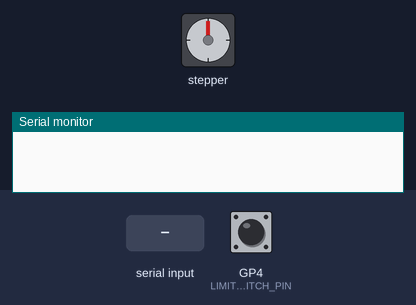
The sketch below on a simulated Raspberry Pi Pico. Parts: stepper motor, the last lines printed to the serial monitor. The inputs (shaded band) are chosen by the test bench; at power-on: GP4 (LIMIT_SWITCH_PIN) HIGH. Stepper angles assume 200 steps per turn.

Above: at 1.2 s.
1.3 s: "HOME\n" received over Serial
At 1.8 s:
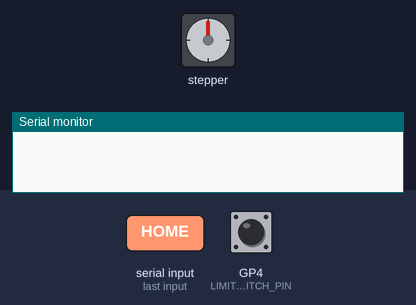
4.3 s: GP4 (LIMIT_SWITCH_PIN) pulled LOW for 0.15 s
5.9 s: "HOME\n" received over Serial
At 6.8 s:
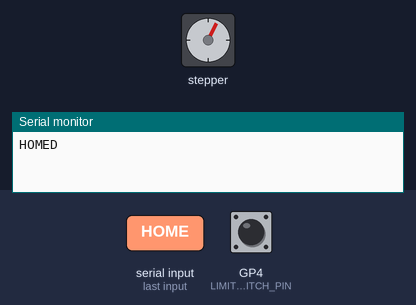
8.9 s: GP4 (LIMIT_SWITCH_PIN) pulled LOW for 1 s
11.4 s: "HOME\n" received over Serial
At 12.0 s:
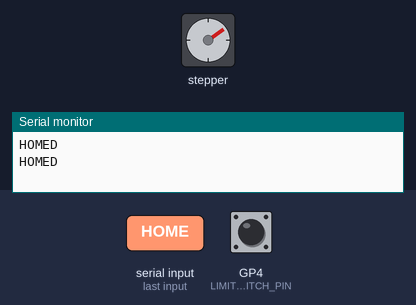
14.4 s: GP4 (LIMIT_SWITCH_PIN) pulled LOW for 3.2 s
Timing chart, 0 to 17.4 s (numbered marks = the images above; inputs shaded):
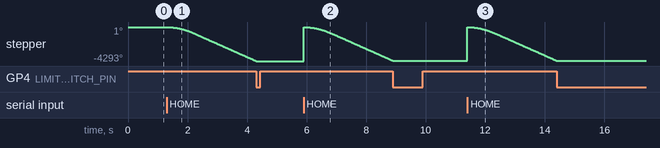

The sketch:

motor_stepper_24.ino
```cpp
// snippet: motor_stepper_24
// tags: motor, stepper, direction, accelstepper
// not-tags: 28byj48, uln2003, 4wire, 2048
// boards: avr, esp32, megaavr, nano33iot, romi32u4, rp2040
// library: AccelStepper
// description: Stepper homing: AccelStepper on step=2, dir=3
// prompts: stepper, homing, accelstepper=2, dir=3, limit
// verified: compile-only
// source: kd-generated (id 24)
// exact-include: AccelStepper.h

#include <AccelStepper.h>

AccelStepper stepper(AccelStepper::DRIVER, 2, 3);
const int LIMIT_SWITCH_PIN = 4;

void setup() {
  Serial.begin(9600);
  pinMode(LIMIT_SWITCH_PIN, INPUT_PULLUP);
  stepper.setMaxSpeed(1000);
  stepper.setAcceleration(500);
}

void loop() {
  if (Serial.available() > 0) {
    String command = Serial.readStringUntil('\n');
    if (command == "HOME") {
      unsigned long tHome = millis();
      while (digitalRead(LIMIT_SWITCH_PIN) == HIGH) {
        stepper.move(-1000);  // relative move (steps added to current pos); call ONCE
        stepper.run();  // MUST be called every loop iteration to step the motor
        if (millis() - tHome > 5000) {  // give up if the endstop never triggers
          Serial.println("HOME timeout");
          break;
        }
      }
      stepper.setCurrentPosition(0);
      Serial.println("HOMED");
    }
  }
  stepper.run();  // MUST be called every loop iteration to step the motor
}
```

Measured:
- after the input at 1.3 s, stepper: keeps turning counter-clockwise at about 1430°/s, starting at once
- after the input at 5.9 s, stepper: turns 4291° clockwise in 0.00 s, then 4248° counter-clockwise in 3.0 s
- after the input at 11.4 s, stepper: turns 4263° clockwise in 0.00 s, then 4248° counter-clockwise in 3.0 s
